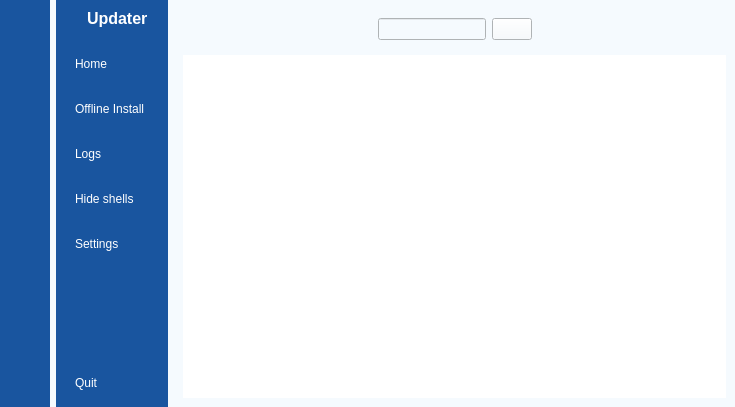
<?xml version="1.0" encoding="UTF-8"?>
<ui version="4.0">
 <class>MainWindow</class>
 <widget class="QMainWindow" name="MainWindow">
  <property name="geometry">
   <rect>
    <x>0</x>
    <y>0</y>
    <width>735</width>
    <height>407</height>
   </rect>
  </property>
  <property name="windowTitle">
   <string>MainWindow</string>
  </property>
  <property name="styleSheet">
   <string notr="true">background-color: rgb(245, 250, 254);</string>
  </property>
  <widget class="QWidget" name="centralwidget">
   <layout class="QGridLayout" name="gridLayout">
    <property name="leftMargin">
     <number>0</number>
    </property>
    <property name="topMargin">
     <number>0</number>
    </property>
    <property name="rightMargin">
     <number>0</number>
    </property>
    <property name="bottomMargin">
     <number>0</number>
    </property>
    <item row="0" column="0">
     <widget class="QWidget" name="icon_only_widget" native="true">
      <property name="styleSheet">
       <string notr="true">QWidget{
	background-color: #19559F;
}

QPushButton {
	color:white;
	height:30px;
	border:none;
	border-radius: 10px;
}

QPushButton:checked{
	background-color: rgb(245, 250, 254);
	color: #19559F;
	font-weight:bold
}</string>
      </property>
      <layout class="QVBoxLayout" name="verticalLayout_3">
       <item>
        <layout class="QHBoxLayout" name="horizontalLayout_3"/>
       </item>
       <item>
        <widget class="QLabel" name="label">
         <property name="minimumSize">
          <size>
           <width>16</width>
           <height>16</height>
          </size>
         </property>
         <property name="maximumSize">
          <size>
           <width>16</width>
           <height>16</height>
          </size>
         </property>
         <property name="sizeIncrement">
          <size>
           <width>16</width>
           <height>16</height>
          </size>
         </property>
         <property name="baseSize">
          <size>
           <width>16</width>
           <height>16</height>
          </size>
         </property>
         <property name="styleSheet">
          <string notr="true"/>
         </property>
         <property name="text">
          <string/>
         </property>
         <property name="pixmap">
          <pixmap resource="resources.qrc">:/images/Colibri-LogoBL.png</pixmap>
         </property>
         <property name="scaledContents">
          <bool>true</bool>
         </property>
        </widget>
       </item>
       <item>
        <layout class="QVBoxLayout" name="verticalLayout">
         <property name="spacing">
          <number>15</number>
         </property>
         <property name="topMargin">
          <number>15</number>
         </property>
         <item>
          <widget class="QPushButton" name="home_1">
           <property name="text">
            <string/>
           </property>
           <property name="icon">
            <iconset resource="resources.qrc">
             <normaloff>:/images/home_white.png</normaloff>
             <normalon>:/images/home.png</normalon>:/images/home_white.png</iconset>
           </property>
           <property name="checkable">
            <bool>true</bool>
           </property>
          </widget>
         </item>
         <item>
          <widget class="QPushButton" name="offlineInstall_1">
           <property name="text">
            <string/>
           </property>
           <property name="icon">
            <iconset resource="resources.qrc">
             <normaloff>:/images/signal_wifi_off_white.png</normaloff>
             <normalon>:/images/signal_wifi_off.png</normalon>:/images/signal_wifi_off_white.png</iconset>
           </property>
           <property name="checkable">
            <bool>true</bool>
           </property>
          </widget>
         </item>
         <item>
          <widget class="QPushButton" name="logs_1">
           <property name="text">
            <string/>
           </property>
           <property name="icon">
            <iconset resource="resources.qrc">
             <normaloff>:/images/view_list_white.png</normaloff>
             <normalon>:/images/view_list.png</normalon>:/images/view_list_white.png</iconset>
           </property>
           <property name="checkable">
            <bool>true</bool>
           </property>
          </widget>
         </item>
         <item>
          <widget class="QPushButton" name="hideShells_1">
           <property name="text">
            <string/>
           </property>
           <property name="icon">
            <iconset resource="resources.qrc">
             <normaloff>:/images/clear_all_white.png</normaloff>
             <normalon>:/images/clear_all.png</normalon>:/images/clear_all_white.png</iconset>
           </property>
           <property name="checkable">
            <bool>true</bool>
           </property>
          </widget>
         </item>
         <item>
          <widget class="QPushButton" name="settings_1">
           <property name="text">
            <string/>
           </property>
           <property name="icon">
            <iconset resource="resources.qrc">
             <normaloff>:/images/settings_white.png</normaloff>
             <normalon>:/images/settings.png</normalon>:/images/settings_white.png</iconset>
           </property>
           <property name="checkable">
            <bool>true</bool>
           </property>
           <property name="autoExclusive">
            <bool>true</bool>
           </property>
          </widget>
         </item>
        </layout>
       </item>
       <item>
        <spacer name="verticalSpacer">
         <property name="orientation">
          <enum>Qt::Orientation::Vertical</enum>
         </property>
         <property name="sizeHint" stdset="0">
          <size>
           <width>20</width>
           <height>150</height>
          </size>
         </property>
        </spacer>
       </item>
       <item>
        <widget class="QPushButton" name="signout_1">
         <property name="text">
          <string/>
         </property>
         <property name="icon">
          <iconset resource="resources.qrc">
           <normaloff>:/images/log_out_white.png</normaloff>:/images/log_out_white.png</iconset>
         </property>
         <property name="checkable">
          <bool>true</bool>
         </property>
        </widget>
       </item>
      </layout>
     </widget>
    </item>
    <item row="0" column="1">
     <widget class="QWidget" name="icon_name_widget" native="true">
      <property name="styleSheet">
       <string notr="true">QWidget{
	background-color: #19559F;
	color:white;
}

QPushButton {
	color:white;
	text-align:left;
	height:30px;
	border:none;
	padding-left:10px;
	border-top-left-radius:10px;
	border-bottom-left-radius:10px;
}

QPushButton:checked{
	background-color: rgb(245, 250, 254);
	color: #19559F;
	font-weight:bold
}

</string>
      </property>
      <layout class="QVBoxLayout" name="verticalLayout_4">
       <property name="rightMargin">
        <number>0</number>
       </property>
       <item>
        <layout class="QHBoxLayout" name="horizontalLayout_2">
         <property name="rightMargin">
          <number>20</number>
         </property>
         <item>
          <widget class="QLabel" name="label_2">
           <property name="minimumSize">
            <size>
             <width>16</width>
             <height>16</height>
            </size>
           </property>
           <property name="maximumSize">
            <size>
             <width>16</width>
             <height>16</height>
            </size>
           </property>
           <property name="sizeIncrement">
            <size>
             <width>16</width>
             <height>16</height>
            </size>
           </property>
           <property name="baseSize">
            <size>
             <width>16</width>
             <height>16</height>
            </size>
           </property>
           <property name="text">
            <string/>
           </property>
           <property name="pixmap">
            <pixmap resource="resources.qrc">:/images/Colibri-LogoBL.png</pixmap>
           </property>
           <property name="scaledContents">
            <bool>true</bool>
           </property>
          </widget>
         </item>
         <item>
          <widget class="QLabel" name="label_3">
           <property name="font">
            <font>
             <pointsize>12</pointsize>
             <bold>true</bold>
            </font>
           </property>
           <property name="styleSheet">
            <string notr="true"/>
           </property>
           <property name="text">
            <string>Updater</string>
           </property>
          </widget>
         </item>
        </layout>
       </item>
       <item>
        <layout class="QVBoxLayout" name="verticalLayout_2">
         <property name="spacing">
          <number>15</number>
         </property>
         <property name="topMargin">
          <number>15</number>
         </property>
         <item>
          <widget class="QPushButton" name="home_2">
           <property name="text">
            <string>Home</string>
           </property>
           <property name="icon">
            <iconset resource="resources.qrc">
             <normaloff>:/images/home_white.png</normaloff>
             <normalon>:/images/home.png</normalon>:/images/home_white.png</iconset>
           </property>
           <property name="checkable">
            <bool>true</bool>
           </property>
           <property name="autoExclusive">
            <bool>true</bool>
           </property>
          </widget>
         </item>
         <item>
          <widget class="QPushButton" name="offlineInstall_2">
           <property name="text">
            <string>Offline Install </string>
           </property>
           <property name="icon">
            <iconset resource="resources.qrc">
             <normaloff>:/images/signal_wifi_off_white.png</normaloff>
             <normalon>:/images/signal_wifi_off.png</normalon>:/images/signal_wifi_off_white.png</iconset>
           </property>
           <property name="checkable">
            <bool>true</bool>
           </property>
           <property name="autoExclusive">
            <bool>true</bool>
           </property>
          </widget>
         </item>
         <item>
          <widget class="QPushButton" name="logs_2">
           <property name="text">
            <string>Logs</string>
           </property>
           <property name="icon">
            <iconset resource="resources.qrc">
             <normaloff>:/images/view_list_white.png</normaloff>
             <normalon>:/images/view_list.png</normalon>:/images/view_list_white.png</iconset>
           </property>
           <property name="checkable">
            <bool>true</bool>
           </property>
           <property name="autoRepeat">
            <bool>false</bool>
           </property>
           <property name="autoExclusive">
            <bool>true</bool>
           </property>
          </widget>
         </item>
         <item>
          <widget class="QPushButton" name="hideShells_2">
           <property name="text">
            <string>Hide shells</string>
           </property>
           <property name="icon">
            <iconset resource="resources.qrc">
             <normaloff>:/images/clear_all_white.png</normaloff>
             <normalon>:/images/clear_all.png</normalon>:/images/clear_all_white.png</iconset>
           </property>
           <property name="checkable">
            <bool>true</bool>
           </property>
           <property name="autoExclusive">
            <bool>true</bool>
           </property>
          </widget>
         </item>
         <item>
          <widget class="QPushButton" name="settings_2">
           <property name="text">
            <string>Settings</string>
           </property>
           <property name="icon">
            <iconset resource="resources.qrc">
             <normaloff>:/images/settings_white.png</normaloff>
             <normalon>:/images/settings.png</normalon>:/images/settings_white.png</iconset>
           </property>
           <property name="checkable">
            <bool>true</bool>
           </property>
           <property name="autoExclusive">
            <bool>true</bool>
           </property>
          </widget>
         </item>
        </layout>
       </item>
       <item>
        <spacer name="verticalSpacer_2">
         <property name="orientation">
          <enum>Qt::Orientation::Vertical</enum>
         </property>
         <property name="sizeHint" stdset="0">
          <size>
           <width>20</width>
           <height>178</height>
          </size>
         </property>
        </spacer>
       </item>
       <item>
        <widget class="QPushButton" name="signout_2">
         <property name="text">
          <string>Quit</string>
         </property>
         <property name="icon">
          <iconset resource="resources.qrc">
           <normaloff>:/images/log_out_white.png</normaloff>:/images/log_out_white.png</iconset>
         </property>
         <property name="checkable">
          <bool>true</bool>
         </property>
        </widget>
       </item>
      </layout>
     </widget>
    </item>
    <item row="0" column="2">
     <widget class="QWidget" name="main_menu" native="true">
      <layout class="QVBoxLayout" name="verticalLayout_5">
       <item>
        <widget class="QWidget" name="widget" native="true">
         <layout class="QHBoxLayout" name="horizontalLayout_4">
          <item>
           <widget class="QPushButton" name="menu">
            <property name="styleSheet">
             <string notr="true">border:none;</string>
            </property>
            <property name="text">
             <string/>
            </property>
            <property name="icon">
             <iconset resource="resources.qrc">
              <normaloff>:/images/menu.png</normaloff>:/images/menu.png</iconset>
            </property>
            <property name="iconSize">
             <size>
              <width>20</width>
              <height>20</height>
             </size>
            </property>
            <property name="checkable">
             <bool>true</bool>
            </property>
            <property name="autoExclusive">
             <bool>false</bool>
            </property>
           </widget>
          </item>
          <item>
           <spacer name="horizontalSpacer_2">
            <property name="orientation">
             <enum>Qt::Orientation::Horizontal</enum>
            </property>
            <property name="sizeHint" stdset="0">
             <size>
              <width>125</width>
              <height>20</height>
             </size>
            </property>
           </spacer>
          </item>
          <item>
           <layout class="QHBoxLayout" name="horizontalLayout">
            <item>
             <widget class="QLineEdit" name="lineEdit"/>
            </item>
            <item>
             <widget class="QPushButton" name="search">
              <property name="text">
               <string/>
              </property>
              <property name="icon">
               <iconset resource="resources.qrc">
                <normaloff>:/images/search.png</normaloff>:/images/search.png</iconset>
              </property>
             </widget>
            </item>
           </layout>
          </item>
          <item>
           <spacer name="horizontalSpacer">
            <property name="orientation">
             <enum>Qt::Orientation::Horizontal</enum>
            </property>
            <property name="sizeHint" stdset="0">
             <size>
              <width>125</width>
              <height>20</height>
             </size>
            </property>
           </spacer>
          </item>
          <item>
           <widget class="QPushButton" name="profile">
            <property name="styleSheet">
             <string notr="true">border:none;</string>
            </property>
            <property name="text">
             <string/>
            </property>
            <property name="icon">
             <iconset resource="resources.qrc">
              <normaloff>:/images/bug_report.png</normaloff>:/images/bug_report.png</iconset>
            </property>
           </widget>
          </item>
         </layout>
        </widget>
       </item>
       <item>
        <widget class="QStackedWidget" name="Header_widget">
         <property name="styleSheet">
          <string notr="true">color: rgb(0, 0, 0);
background-color: rgb(255, 255, 255);</string>
         </property>
         <property name="currentIndex">
          <number>0</number>
         </property>
         <widget class="QWidget" name="_1_dashboard_page"/>
         <widget class="QWidget" name="_2_profile_page">
          <widget class="QLabel" name="label_10">
           <property name="geometry">
            <rect>
             <x>20</x>
             <y>0</y>
             <width>231</width>
             <height>61</height>
            </rect>
           </property>
           <property name="font">
            <font>
             <pointsize>20</pointsize>
            </font>
           </property>
           <property name="text">
            <string>Offline Binaries</string>
           </property>
          </widget>
         </widget>
         <widget class="QWidget" name="_4_notifications_page">
          <widget class="QLabel" name="label_6">
           <property name="geometry">
            <rect>
             <x>10</x>
             <y>0</y>
             <width>231</width>
             <height>61</height>
            </rect>
           </property>
           <property name="font">
            <font>
             <pointsize>20</pointsize>
            </font>
           </property>
           <property name="text">
            <string>Shells Page</string>
           </property>
          </widget>
         </widget>
         <widget class="QWidget" name="_5_settings_page">
          <widget class="QLabel" name="label_11">
           <property name="geometry">
            <rect>
             <x>20</x>
             <y>20</y>
             <width>231</width>
             <height>61</height>
            </rect>
           </property>
           <property name="font">
            <font>
             <pointsize>20</pointsize>
            </font>
           </property>
           <property name="text">
            <string>Settings</string>
           </property>
          </widget>
         </widget>
         <widget class="QWidget" name="_3_messages_page">
          <widget class="QLabel" name="label_5">
           <property name="geometry">
            <rect>
             <x>20</x>
             <y>10</y>
             <width>231</width>
             <height>61</height>
            </rect>
           </property>
           <property name="font">
            <font>
             <pointsize>20</pointsize>
            </font>
           </property>
           <property name="text">
            <string>Logs</string>
           </property>
          </widget>
         </widget>
        </widget>
       </item>
      </layout>
     </widget>
    </item>
   </layout>
  </widget>
 </widget>
 <resources>
  <include location="resources.qrc"/>
 </resources>
 <connections>
  <connection>
   <sender>menu</sender>
   <signal>toggled(bool)</signal>
   <receiver>icon_only_widget</receiver>
   <slot>setHidden(bool)</slot>
   <hints>
    <hint type="sourcelabel">
     <x>236</x>
     <y>40</y>
    </hint>
    <hint type="destinationlabel">
     <x>45</x>
     <y>329</y>
    </hint>
   </hints>
  </connection>
  <connection>
   <sender>menu</sender>
   <signal>toggled(bool)</signal>
   <receiver>icon_name_widget</receiver>
   <slot>setVisible(bool)</slot>
   <hints>
    <hint type="sourcelabel">
     <x>247</x>
     <y>40</y>
    </hint>
    <hint type="destinationlabel">
     <x>199</x>
     <y>297</y>
    </hint>
   </hints>
  </connection>
  <connection>
   <sender>settings_1</sender>
   <signal>toggled(bool)</signal>
   <receiver>settings_2</receiver>
   <slot>setChecked(bool)</slot>
   <hints>
    <hint type="sourcelabel">
     <x>39</x>
     <y>263</y>
    </hint>
    <hint type="destinationlabel">
     <x>96</x>
     <y>266</y>
    </hint>
   </hints>
  </connection>
  <connection>
   <sender>hideShells_1</sender>
   <signal>toggled(bool)</signal>
   <receiver>hideShells_2</receiver>
   <slot>setChecked(bool)</slot>
   <hints>
    <hint type="sourcelabel">
     <x>37</x>
     <y>222</y>
    </hint>
    <hint type="destinationlabel">
     <x>94</x>
     <y>220</y>
    </hint>
   </hints>
  </connection>
  <connection>
   <sender>logs_1</sender>
   <signal>toggled(bool)</signal>
   <receiver>logs_2</receiver>
   <slot>setChecked(bool)</slot>
   <hints>
    <hint type="sourcelabel">
     <x>19</x>
     <y>168</y>
    </hint>
    <hint type="destinationlabel">
     <x>119</x>
     <y>173</y>
    </hint>
   </hints>
  </connection>
  <connection>
   <sender>offlineInstall_1</sender>
   <signal>toggled(bool)</signal>
   <receiver>offlineInstall_2</receiver>
   <slot>setChecked(bool)</slot>
   <hints>
    <hint type="sourcelabel">
     <x>24</x>
     <y>127</y>
    </hint>
    <hint type="destinationlabel">
     <x>126</x>
     <y>135</y>
    </hint>
   </hints>
  </connection>
  <connection>
   <sender>home_1</sender>
   <signal>toggled(bool)</signal>
   <receiver>home_2</receiver>
   <slot>setChecked(bool)</slot>
   <hints>
    <hint type="sourcelabel">
     <x>25</x>
     <y>93</y>
    </hint>
    <hint type="destinationlabel">
     <x>90</x>
     <y>92</y>
    </hint>
   </hints>
  </connection>
  <connection>
   <sender>home_2</sender>
   <signal>toggled(bool)</signal>
   <receiver>home_1</receiver>
   <slot>setChecked(bool)</slot>
   <hints>
    <hint type="sourcelabel">
     <x>107</x>
     <y>74</y>
    </hint>
    <hint type="destinationlabel">
     <x>32</x>
     <y>91</y>
    </hint>
   </hints>
  </connection>
  <connection>
   <sender>offlineInstall_2</sender>
   <signal>toggled(bool)</signal>
   <receiver>offlineInstall_1</receiver>
   <slot>setChecked(bool)</slot>
   <hints>
    <hint type="sourcelabel">
     <x>117</x>
     <y>133</y>
    </hint>
    <hint type="destinationlabel">
     <x>38</x>
     <y>135</y>
    </hint>
   </hints>
  </connection>
  <connection>
   <sender>logs_2</sender>
   <signal>toggled(bool)</signal>
   <receiver>logs_1</receiver>
   <slot>setChecked(bool)</slot>
   <hints>
    <hint type="sourcelabel">
     <x>117</x>
     <y>170</y>
    </hint>
    <hint type="destinationlabel">
     <x>42</x>
     <y>180</y>
    </hint>
   </hints>
  </connection>
  <connection>
   <sender>hideShells_2</sender>
   <signal>toggled(bool)</signal>
   <receiver>hideShells_1</receiver>
   <slot>setChecked(bool)</slot>
   <hints>
    <hint type="sourcelabel">
     <x>132</x>
     <y>231</y>
    </hint>
    <hint type="destinationlabel">
     <x>20</x>
     <y>215</y>
    </hint>
   </hints>
  </connection>
  <connection>
   <sender>settings_2</sender>
   <signal>toggled(bool)</signal>
   <receiver>settings_1</receiver>
   <slot>setChecked(bool)</slot>
   <hints>
    <hint type="sourcelabel">
     <x>100</x>
     <y>264</y>
    </hint>
    <hint type="destinationlabel">
     <x>39</x>
     <y>265</y>
    </hint>
   </hints>
  </connection>
  <connection>
   <sender>signout_1</sender>
   <signal>toggled(bool)</signal>
   <receiver>MainWindow</receiver>
   <slot>close()</slot>
   <hints>
    <hint type="sourcelabel">
     <x>27</x>
     <y>461</y>
    </hint>
    <hint type="destinationlabel">
     <x>93</x>
     <y>633</y>
    </hint>
   </hints>
  </connection>
  <connection>
   <sender>signout_2</sender>
   <signal>toggled(bool)</signal>
   <receiver>MainWindow</receiver>
   <slot>close()</slot>
   <hints>
    <hint type="sourcelabel">
     <x>125</x>
     <y>455</y>
    </hint>
    <hint type="destinationlabel">
     <x>227</x>
     <y>674</y>
    </hint>
   </hints>
  </connection>
 </connections>
</ui>
